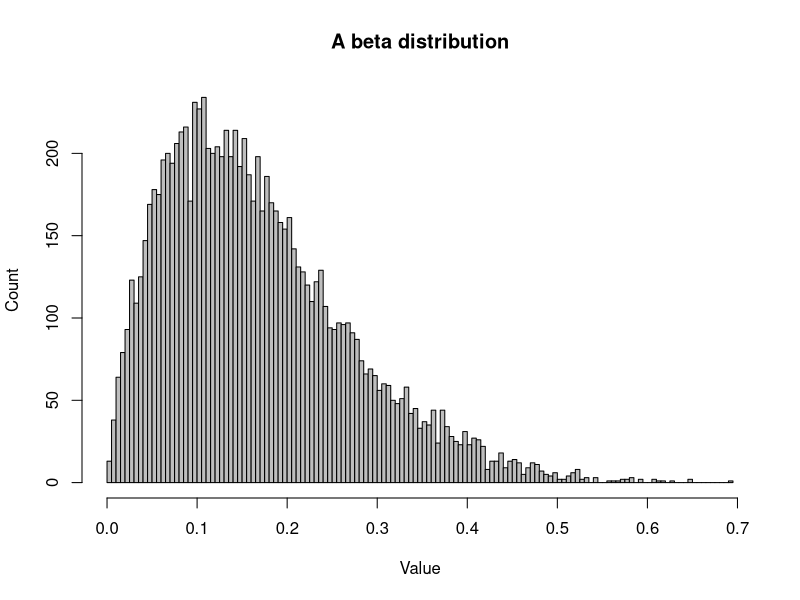

Source code (R):
# super cool R stuff

# here is a histogram!
hist(rbeta(10000, 2, 10), col = "gray", breaks = 100,
          xlab = "Value", ylab = "Count", main = "A beta distribution")
